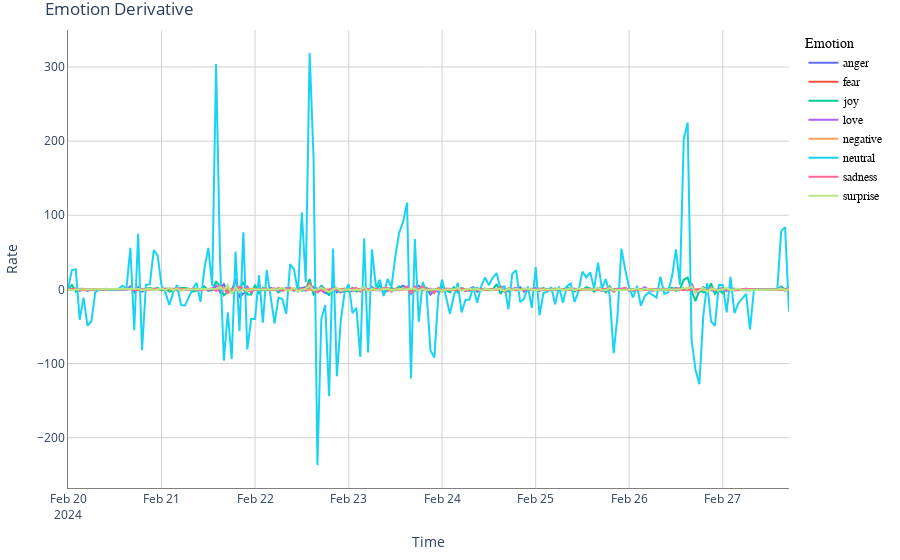

Source (notebook cell):
### Code cell
import plotly.graph_objects as go

# Create a Plotly figure
fig = go.Figure()

# Add traces for each column in the DataFrame without specifying colors
for column in hourly_emotions_derivative.columns:
    fig.add_trace(go.Scatter(x=hourly_emotions_derivative.index, y=hourly_emotions_derivative[column],
                            mode='lines', name=column))

# Update layout with titles, axis labels, and grid lines
fig.update_layout(
    title='Emotion Derivative',
    xaxis_title='Time',
    yaxis_title='Rate',
    xaxis=dict(showline=True, showgrid=True, linecolor='gray', gridcolor='lightgray'),
    yaxis=dict(showline=True, showgrid=True, linecolor='gray', gridcolor='lightgray'),
    plot_bgcolor='white',
    legend_title='Emotion',
    legend=dict(traceorder='normal', font=dict(family="sans-serif", size=12, color="black")),
    margin=dict(l=20, r=20, t=30, b=20)
)

# Show the figure
fig.show()

### Figure 1 — Plotly figure (JSON) as saved in the notebook; plotly's stock layout.template omitted (floating-point values rounded to 4 significant figures; data arrays with more than 128 entries replaced by an {"elided": "..."} marker saying what was removed)
{"data": [{"mode": "lines", "name": "anger", "type": "scatter", "x": {"elided": "186 str values"}, "y": {"elided": "186 int values"}}, {"mode": "lines", "name": "fear", "type": "scatter", "x": {"elided": "186 str values"}, "y": {"elided": "186 int values"}}, {"mode": "lines", "name": "joy", "type": "scatter", "x": {"elided": "186 str values"}, "y": {"elided": "186 int values"}}, {"mode": "lines", "name": "love", "type": "scatter", "x": {"elided": "186 str values"}, "y": {"elided": "186 int values"}}, {"mode": "lines", "name": "negative", "type": "scatter", "x": {"elided": "186 str values"}, "y": {"elided": "186 int values"}}, {"mode": "lines", "name": "neutral", "type": "scatter", "x": {"elided": "186 str values"}, "y": {"elided": "186 int values"}}, {"mode": "lines", "name": "sadness", "type": "scatter", "x": {"elided": "186 str values"}, "y": {"elided": "186 int values"}}, {"mode": "lines", "name": "surprise", "type": "scatter", "x": {"elided": "186 str values"}, "y": {"elided": "186 int values"}}], "layout": {"legend": {"font": {"color": "black", "family": "sans-serif", "size": 12}, "title": {"text": "Emotion"}, "traceorder": "normal"}, "margin": {"b": 20, "l": 20, "r": 20, "t": 30}, "plot_bgcolor": "white", "title": {"text": "Emotion Derivative"}, "xaxis": {"gridcolor": "lightgray", "linecolor": "gray", "showgrid": true, "showline": true, "title": {"text": "Time"}}, "yaxis": {"gridcolor": "lightgray", "linecolor": "gray", "showgrid": true, "showline": true, "title": {"text": "Rate"}}}}
